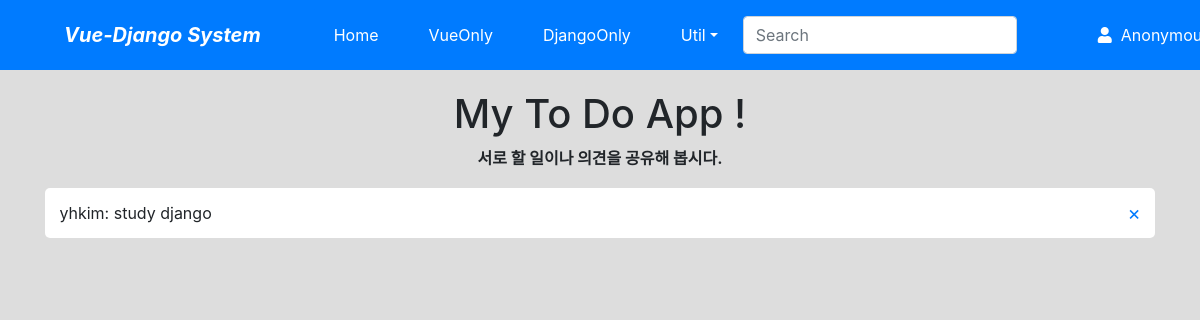
Page /todo/list/ on the earlier database version.
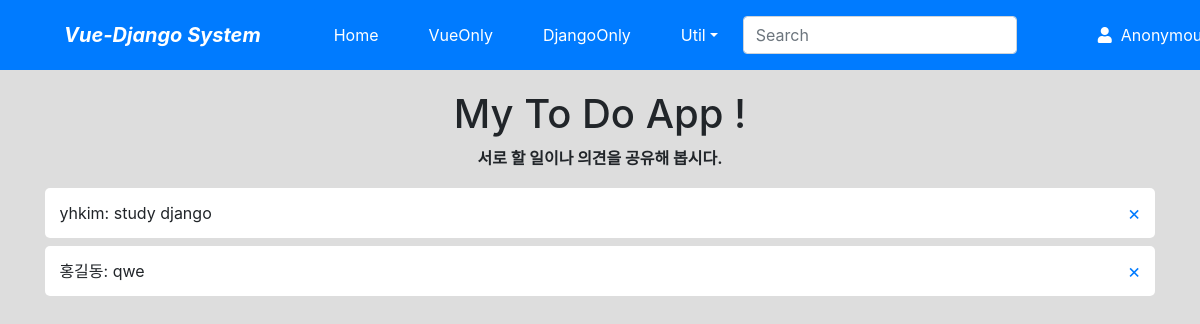
Same page on the later database version.
### to_do/models.py (models this page shows, shortened)
class Todo(models.Model):
    name = models.CharField("NAME", max_length=5, blank=True)
    todo = models.CharField("TODO", max_length=50, blank=False)

### to_do/views.py (the view)
# urls.py: path("list/", views.ToDoLV.as_view(), name="list"),
class ToDoLV(ListView):
    model = Todo
    template_name = "todo/todo_list.html"

### to_do/templates/todo/todo_list.html (shortened to what this page needs)
{% extends "base.html" %} {% block title %}todo_list.html{% endblock title %}  {% block content %}
<div>
    <h1>My To Do App !</h1>
    <strong>서로 할 일이나 의견을 공유해 봅시다.</strong>
    <br />
    <ul class="todoList">
        {% for todo in object_list %}
        <li>
            <span>{{ todo.name }}: {{ todo.todo }}</span>
            <span class="removeBtn">
                <a href="{% url 'todo:delete' todo.id %}">&#x00D7;</a>
            </span>
        </li>
        {% endfor %}
    </ul>
</div>
{% endblock content %}

### templates/base.html (shortened to what this page needs)
{% load static %}
<!DOCTYPE html>
<html lang="ko">
    <head>
        <link rel="stylesheet" href="https://stackpath.bootstrapcdn.com/bootstrap/4.3.1/css/bootstrap.min.css" />
        <link rel="stylesheet" href="https://use.fontawesome.com/releases/v5.7.2/css/all.css" />
    </head>
    <body style="padding-top: 90px">
        <nav class="navbar navbar-expand-sm navbar-dark bg-primary fixed-top">
            <span class="navbar-brand mx-5 mb-0 font-weight-bold font-italic">Vue-Django System</span>
            <div class="collapse navbar-collapse" id="navbarNav">
                <ul class="navbar-nav mr-auto">
                    <li class="nav-item mx-1 btn btn-primary">
                        <a class="nav-link text-white" href="{% url 'home' %}">Home</a>
                    </li>
                    <li class="nav-item mx-1 btn btn-primary">
                        <a class="nav-link text-white" href="{% url 'todo:vonly' %}">VueOnly</a>
                    </li>
                    <li class="nav-item mx-1 btn btn-primary">
                        <a class="nav-link text-white" href="{% url 'todo:create' %}">DjangoOnly</a>
                    </li>
                    <li class="nav-item dropdown mx-1 btn btn-primary">
                        <a class="nav-link dropdown-toggle text-white" href="#" data-toggle="dropdown">Util</a>
                    </li>
                </ul>
                <form class="form-inline my-2">
                    <input class="form-control mr-sm-2" type="search" placeholder="Search" />
                </form>
                <ul class="navbar-nav ml-5 mr-5">
                    <li class="nav-item dropdown mx-1 btn btn-primary">
                        <a class="nav-link dropdown-toggle text-white" href="#" data-toggle="dropdown"> <i class="fas fa-user"></i>&nbsp; Anonymous &nbsp;</a>
                    </li>
                </ul>
            </div>
        </nav>
        <div class="container">{% block content %}{% endblock %}</div>
    </body>
</html>

### to_do/templates/todo/todo_list.html (style rules this page uses)
body { text-align: center; background-color: #ddd; }
.todoList { list-style: none; padding: 10px 0; text-align: left; }
.todoList li { display: flex; height: 50px; line-height: 50px; margin: 0.5rem 0; padding: 0 0.9rem; background: white; border-radius: 5px; }
.removeBtn { margin-left: auto; font-size: 20px; cursor: pointer; }

Differences in the rows shown:
added Todo: name "홍길동", todo "qwe"
